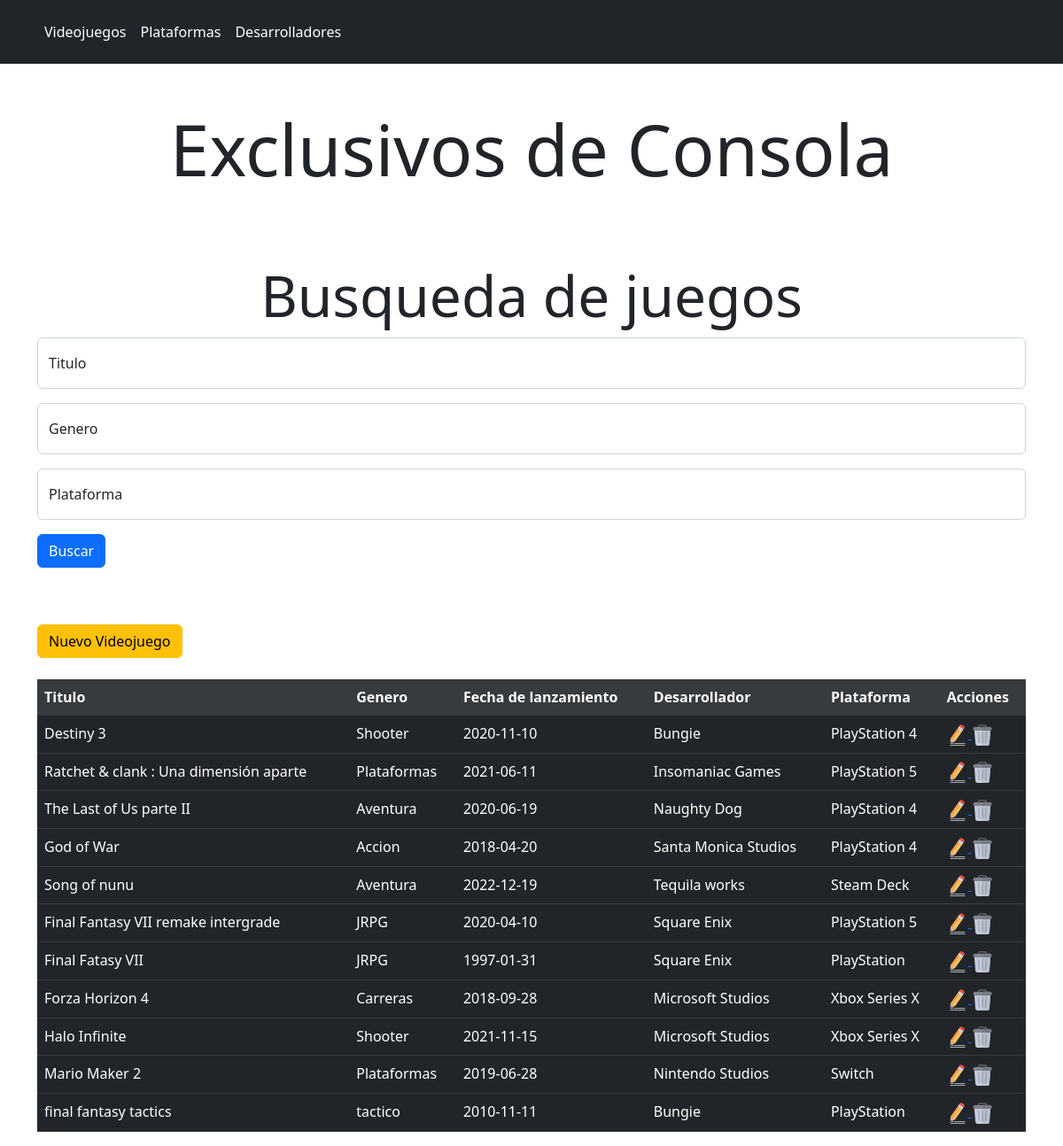
The page / on the database its author committed.
### tables this page shows
CREATE TABLE `videojuegos` (
  `idVideojuego` int(11) NOT NULL,
  `titulo` varchar(80) NOT NULL,
  `genero` varchar(80) NOT NULL,
  `fLanzamiento` date NOT NULL,
  `idDesarrollador` int(11) NOT NULL,
  `idPlataforma` int(11) NOT NULL
);

CREATE TABLE `desarrollador` (
  `idDesarrollador` int(11) NOT NULL,
  `nombre` varchar(80) NOT NULL,
  `pais` varchar(80) NOT NULL
);

CREATE TABLE `plataformas` (
  `idPlataforma` int(11) NOT NULL,
  `nombre` varchar(80) NOT NULL,
  `compañia` varchar(80) NOT NULL
);

### includes/helpers.php (called while the page is built, shortened)
<?php
function obtenerVideojuegos($conexion){
    $sql = "SELECT v.idVideojuego, v.titulo, v.genero, v.fLanzamiento, p.nombre as 'Plataforma',  d.nombre as 'Desarrollador' FROM videojuegos v JOIN plataformas p ON v.idPlataforma=p.idPlataforma join desarrollador d on v.idDesarrollador=d.idDesarrollador;";
    $plataformas = mysqli_query($conexion, $sql);
    $resultado = [];
    if($plataformas && mysqli_num_rows($plataformas) >= 1){
        $resultado = $plataformas;
    }
    return $resultado;
}

### index.php (the view, shortened to what this page needs)
<?php require_once 'includes/cabecera.php'; ?>
<div  class="container">
    <br>
    <br>
    <div class = "col-12">
        <h1 class="display-1 text-center">Exclusivos de Consola</h1>
        <br>
        <br>
        <br>
    </div>
    <div class = "col-12">
        <h3 class="display-3 text-center">Busqueda de juegos</h3>
        <form action="busquedaV.php" method="POST">
            <div class="form-floating mb-3">
                <input type="text" class="form-control" id="floatingInput" placeholder="Titulo" name="titulo" />
                <label for="floatingInput">Titulo</label>
            </div>
            <div class="form-floating mb-3">
                <input type="text" class="form-control" id="floatInput" placeholder="Genero" name="genero" />
                <label for="floatingInput">Genero</label>
            </div>
            <div class="form-floating mb-3">
                <input type="text" class="form-control" id="floatInput" placeholder="plataforma" name="plataforma" />
                <label for="floatingInput">Plataforma</label>
            </div>
            <div class="form-floating mb-3">
                <button class="btn btn-primary" type="submit" value="Guardar"> Buscar </button>
            </div>
            <br>
            <br>
        </form>
    </div>
    <div class="col-12 ">
        <a href="agregarV.php"><input class="btn btn-warning" type="button" value="Nuevo Videojuego"></a>
        <br>
        <br>
        <table class="table table-dark">
            <thead>
            <tr class="table-active">
                <th>Titulo </th>
                <th>Genero </th>
                <th>Fecha de lanzamiento </th>
                <th>Desarrollador</th>
                <th>Plataforma</th>
                <th>Acciones</th>
            </tr>
            </thead>
            <tbody>
            <?php
            if (!empty($_SESSION['campos']))
            {
                $plataformas = busquedaV($db, $_SESSION['campos']);
            } else{
                $plataformas = obtenerVideojuegos($db);
            }
            if(!empty($plataformas)){
                while($videojuego = mysqli_fetch_assoc($plataformas)){
                    ?>
                    <tr>
                        <td><?=$videojuego['titulo']?></td>
                        <td><?=$videojuego['genero']?></td>
                        <td><?=$videojuego['fLanzamiento']?></td>
                        <td><?=$videojuego['Desarrollador']?></td>
                        <td><?=$videojuego['Plataforma']?></td>
                        <td><a href="editarV.php?idVideojuego=<?=$videojuego['idVideojuego']?>"</a><img src="imagenes/edit.png"/> <a href="borrarV.php?idVideojuego=<?=$videojuego['idVideojuego']?>"</a><img src="imagenes/bin.png"/> </td>
                    </tr>
                    <?php
                }
            }
            ?>
            </tbody>
        </table>
    </div>
</div>
</body>
</html>

### includes/cabecera.php (shortened to what this page needs)
<?php require_once 'includes/helpers.php'; ?>
<!DOCTYPE HTML>
<html lang="es">
<head>
    <link href="https://cdn.jsdelivr.net/npm/bootstrap@5.2.0-beta1/dist/css/bootstrap.min.css" rel="stylesheet">
</head>
<header class="p-3 bg-dark text-white">
    <div class="container">
        <div class="d-flex flex-wrap align-items-center justify-content-center justify-content-lg-start">
            <ul class="nav col-12 col-lg-auto me-lg-auto mb-2 justify-content-center mb-md-0">
                <li><a href="index.php" class="nav-link px-2 text-white">Videojuegos</a></li>
                <li><a href="plataforma.php" class="nav-link px-2 text-white">Plataformas</a></li>
                <li><a href="desarrolladores.php" class="nav-link px-2 text-white">Desarrolladores</a></li>
            </ul>
        </div>
    </div>
</header>
<body>

### rows shown on the page
videojuegos: titulo "Destiny 3", genero "Shooter", fLanzamiento "2020-11-10", idDesarrollador.nombre "Bungie", idPlataforma.nombre "PlayStation 4"
videojuegos: titulo "Ratchet & clank : Una dimensión aparte", genero "Plataformas", fLanzamiento "2021-06-11", idDesarrollador.nombre "Insomaniac Games", idPlataforma.nombre "PlayStation 5"
videojuegos: titulo "The Last of Us parte II", genero "Aventura", fLanzamiento "2020-06-19", idDesarrollador.nombre "Naughty Dog", idPlataforma.nombre "PlayStation 4"
videojuegos: titulo "God of War", genero "Accion", fLanzamiento "2018-04-20", idDesarrollador.nombre "Santa Monica Studios", idPlataforma.nombre "PlayStation 4"
videojuegos: titulo "Song of nunu", genero "Aventura", fLanzamiento "2022-12-19", idDesarrollador.nombre "Tequila works", idPlataforma.nombre "Steam Deck"
videojuegos: titulo "Final Fantasy VII remake intergrade", genero "JRPG", fLanzamiento "2020-04-10", idDesarrollador.nombre "Square Enix", idPlataforma.nombre "PlayStation 5"
videojuegos: titulo "Final Fatasy VII", genero "JRPG", fLanzamiento "1997-01-31", idDesarrollador.nombre "Square Enix", idPlataforma.nombre "PlayStation"
videojuegos: titulo "Forza Horizon 4", genero "Carreras", fLanzamiento "2018-09-28", idDesarrollador.nombre "Microsoft Studios", idPlataforma.nombre "Xbox Series X"
videojuegos: titulo "Halo Infinite", genero "Shooter", fLanzamiento "2021-11-15", idDesarrollador.nombre "Microsoft Studios", idPlataforma.nombre "Xbox Series X"
videojuegos: titulo "Mario Maker 2", genero "Plataformas", fLanzamiento "2019-06-28", idDesarrollador.nombre "Nintendo Studios", idPlataforma.nombre "Switch"
videojuegos: titulo "final fantasy tactics", genero "tactico", fLanzamiento "2010-11-11", idDesarrollador.nombre "Bungie", idPlataforma.nombre "PlayStation"
